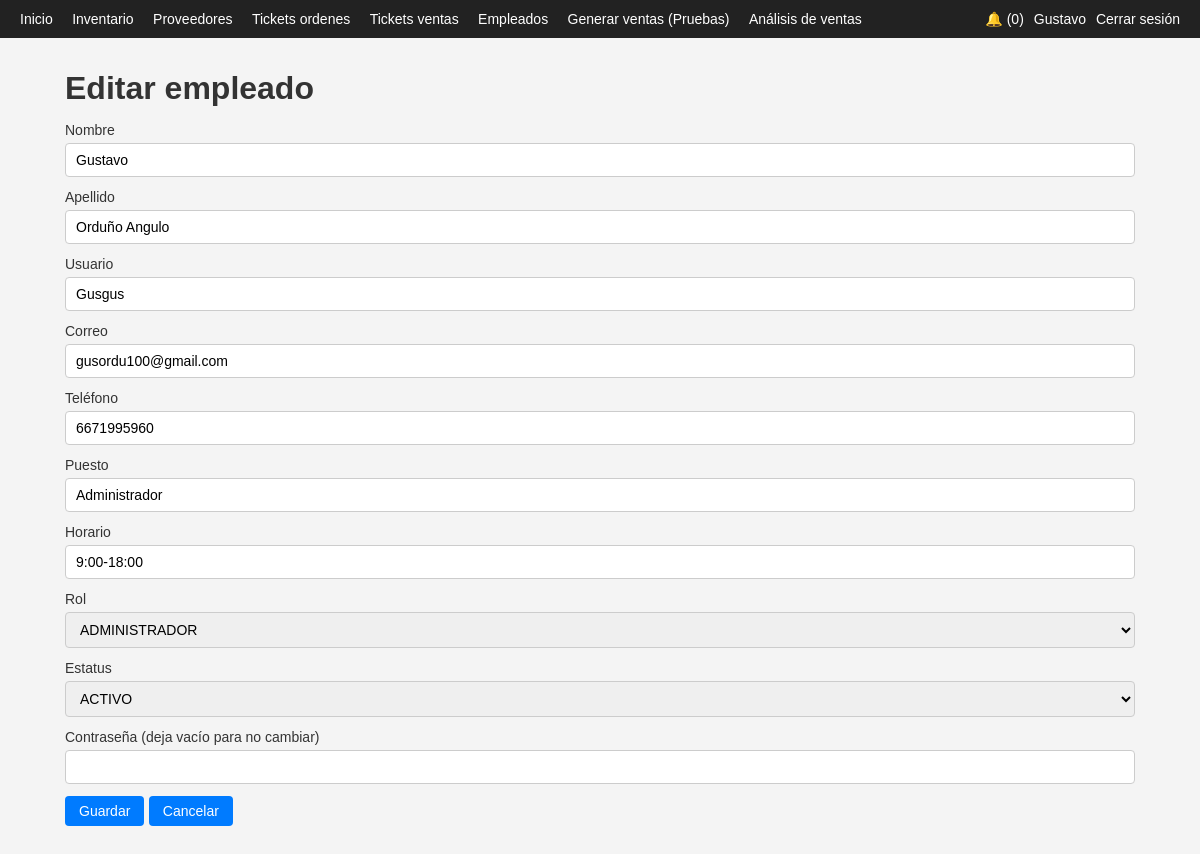
Page /app/empleados_form.php?id=1 (signed in) on the committed database.
### tables this page shows
CREATE TABLE `empleados` (
  `id_empleado` int(11) NOT NULL,
  `nombre` varchar(100) NOT NULL,
  `apellido` varchar(100) NOT NULL,
  `usuario` varchar(50) NOT NULL,
  `password_hash` varchar(255) NOT NULL,
  `rol` enum('ADMINISTRADOR','EMPLEADO') NOT NULL DEFAULT 'EMPLEADO',
  `correo` varchar(150) NOT NULL,
  `telefono` varchar(20) DEFAULT NULL,
  `estatus` enum('ACTIVO','INACTIVO') NOT NULL DEFAULT 'ACTIVO',
  `puesto` varchar(100) DEFAULT NULL,
  `horario` varchar(100) DEFAULT NULL,
  `fecha_registro` timestamp NOT NULL DEFAULT current_timestamp()
);

### app/empleados_form.php (the view, shortened to what this page needs)
<?php
include 'header.php';
$id = $_GET['id'] ?? null;
$empleado = null;
if ($id) {
    $stmt = $pdo->prepare("SELECT * FROM empleados WHERE id_empleado = ?");
    $stmt->execute([$id]);
    $empleado = $stmt->fetch();
}
?>
<h1><?php echo $id ? 'Editar empleado' : 'Nuevo empleado'; ?></h1>
<form method="post" action="empleados_save.php" class="form">
    <label>Nombre</label>
    <input type="text" name="nombre" required value="<?php echo htmlspecialchars($empleado['nombre'] ?? ''); ?>">
    <label>Apellido</label>
    <input type="text" name="apellido" required value="<?php echo htmlspecialchars($empleado['apellido'] ?? ''); ?>">
    <label>Usuario</label>
    <input type="text" name="usuario" required value="<?php echo htmlspecialchars($empleado['usuario'] ?? ''); ?>">
    <label>Correo</label>
    <input type="email" name="correo" required value="<?php echo htmlspecialchars($empleado['correo'] ?? ''); ?>">
    <label>Teléfono</label>
    <input type="text" name="telefono" value="<?php echo htmlspecialchars($empleado['telefono'] ?? ''); ?>">
    <label>Puesto</label>
    <input type="text" name="puesto" value="<?php echo htmlspecialchars($empleado['puesto'] ?? ''); ?>">
    <label>Horario</label>
    <input type="text" name="horario" value="<?php echo htmlspecialchars($empleado['horario'] ?? ''); ?>">
    <label>Rol</label>
    <select name="rol">
        <option value="ADMINISTRADOR" <?php echo (($empleado['rol'] ?? '') === 'ADMINISTRADOR') ? 'selected' : ''; ?>>ADMINISTRADOR</option>
    </select>
    <label>Estatus</label>
    <select name="estatus">
        <option value="ACTIVO" <?php echo (($empleado['estatus'] ?? '') === 'ACTIVO') ? 'selected' : ''; ?>>ACTIVO</option>
    </select>
    <label>Contraseña <?php echo $id ? '(deja vacío para no cambiar)' : ''; ?></label>
    <input type="password" name="password">
    <button type="submit">Guardar</button>
    <a class="btn" href="empleados_list.php">Cancelar</a>
</form>
<?php include 'footer.php'; ?>

### app/styles.css (style rules this page uses)
* { box-sizing: border-box; margin: 0; padding: 0; font-family: Arial, sans-serif; }
body { background-color: #f4f4f4; color: #333; }
h1, h2 { margin-bottom: 15px; }
.form, .form-inline, .filtros { margin-bottom: 20px; }
.form label, .form-inline label { display: block; margin-bottom: 5px; font-size: 14px; }
.form input[type="text"], .form input[type="number"], .form input[type="email"], .form input[type="password"], .form textarea, .form select { width: 100%; padding: 8px 10px; margin-bottom: 12px; border-radius: 4px; border: 1px solid #ccc; font-size: 14px; }
button, .btn { display: inline-block; padding: 7px 14px; border-radius: 4px; border: none; background-color: #007bff; color: #fff; text-decoration: none; cursor: pointer; font-size: 14px; }

### rows in the picture
empleados: nombre "Gustavo", apellido "Orduño Angulo", usuario "Gusgus", correo "gusordu100@gmail.com", telefono "6671995960", puesto "Administrador", horario "9:00-18:00", rol "ADMINISTRADOR", estatus "ACTIVO"

### other values in the picture
$contador_notif "0"
$_SESSION['nombre'] "Gustavo"
